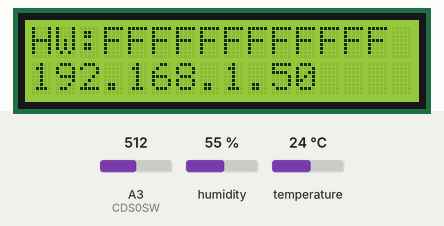
Recording of a sketch running on a simulated Arduino Mega 2560, built with avr-gcc and run on an emulated ATmega2560. Shown: 16×2 character LCD. Inputs (shaded band) come from the test bench; at power-on: humidity 55 %, temperature 24 °C, A3 (CDS0SW) = 512. WiFi joins after 1.5 s; servers stay silent unless stated; what the sketch prints to the serial monitor is not drawn.

Above: at 4.8 s.
4.9 s: humidity set to 22 %
At 13.3 s:
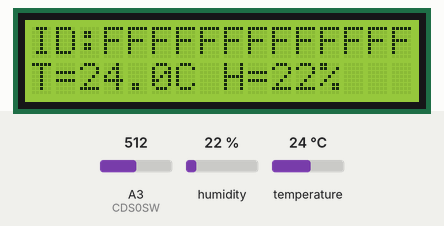
14.2 s: temperature set to 12 °C
At 23.9 s:
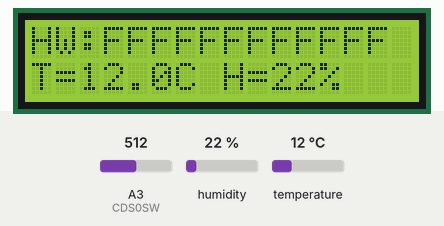
24.2 s: humidity set to 40 %
At 33.9 s:
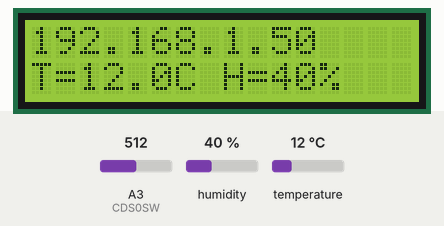
34.2 s: temperature set to 19 °C
At 43.9 s:
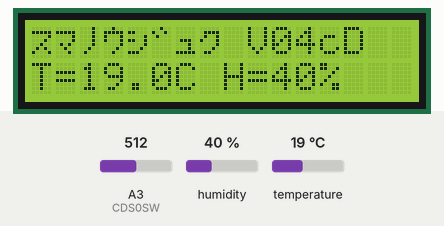
Timing chart, 0 to 45.2 s (numbered marks = the images above; inputs shaded):
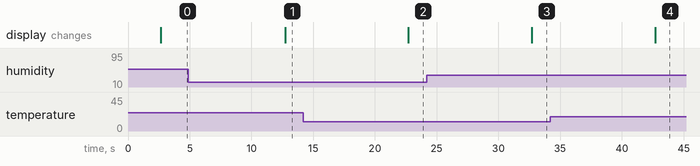

The sketch:

main.ino
```cpp
// (licence header left out)
#include <stdio.h>
#include <SPI.h>
#include <Ethernet2.h>
#include <EthernetUdp2.h> // UDP library from: bjoern@cs.stanford.edu 12/30/2008
#include <avr/pgmspace.h>
#include <avr/wdt.h>
#include <EEPROM.h>
#include "LiquidCrystal_I2C.h"
#include <Wire.h>
#include <Adafruit_I2CDevice.h>
#include <Adafruit_I2CRegister.h>
#include <Adafruit_SHT31.h>

uint8_t mcusr_mirror __attribute__ ((section (".noinit")));
void get_mcusr(void)     \
  __attribute__((naked)) \
  __attribute__((section(".init3")));
void get_mcusr(void) {
  mcusr_mirror = MCUSR;
  MCUSR = 0;
  wdt_disable();
}

#define  UECS_PORT  16520
#define  pUECSID      0
#define  pMACADDR     6
#define  pINAIRTEMP  16
#define  pINAIRHUMID 33
#define  pINILLUMI   51
#define  pCND        0x43
#define  delayMillis 5000UL // 5sec
#define  CDS0        A0
#define  CDS0SW      A3

const char VERSION[16] PROGMEM = "\xbd\xcf\xc9\xb3\xbc\xde\xad\xb8 V04cD";

char uecsid[6], uecstext[180],strIP[16],linebuf[80];
byte lineptr = 0;
int  sht31addr = 0x44;  // Default SHT31 I2C Address
unsigned long cndVal;   // CCM cnd Value
bool enableHeater = false;
char api[] = "api.smart-agri.jp";

/////////////////////////////////////
// Hardware Define
/////////////////////////////////////

LiquidCrystal_I2C lcd(0x27,16,2);  // set the LCD address to 0x27 for a 16 chars and 2 line display
char lcdtext[6][17];

Adafruit_SHT31 sht31 = Adafruit_SHT31();

byte macaddr[6];
IPAddress localIP,broadcastIP,subnetmaskIP,remoteIP;
EthernetUDP Udp16520; //,Udp16529;
EthernetClient EthClient; // GIS Client

volatile int period1sec = 0;
volatile int period10sec = 0;
volatile int period60sec = 0;

void setup(void) {
  int i;
  const char *ids PROGMEM = "%s:%02X%02X%02X%02X%02X%02X";
  extern void lcdout(int,int,int);

  cndVal = 0L;    // Reset cnd value
  lcd.init();
  lcd.backlight();
  configure_wdt();
  pinMode(2,INPUT_PULLUP);
  pinMode(CDS0,INPUT_PULLUP);
  pinMode(CDS0SW,INPUT_PULLUP);
  EEPROM.get(pUECSID,uecsid);
  EEPROM.get(pMACADDR,macaddr);
  for(i=0;i<16;i++) {
    lcdtext[0][i] = pgm_read_byte(&(VERSION[i]));
  }
  lcdtext[0][i] = 0;
  sprintf(lcdtext[1],ids,"ID",
          uecsid[0],uecsid[1],uecsid[2],uecsid[3],uecsid[4],uecsid[5]);
  lcdout(0,1,1);
  Serial.begin(115200);
  Serial.println(lcdtext[0]);
  Serial.println("ST1"); // SHT31 test
  if (! sht31.begin(sht31addr)) {   // Set to 0x45 for alternate i2c addr
    Serial.println(F("ET1"));       // NO SHT31 at 0x44
    for(i=0;i<10;i++) {
      delay(100);
      if (sht31.begin(sht31addr)) {
        Serial.println(F("ST2"));    // SHT31 at 0x44
        break;
      }
    }
    if (i==10) {
      Serial.println(F("ET2")); // NOT FOUND SHT31 SKIP
      strcpy(lcdtext[3],"NO SHT31 SKIP   ");
      lcdout(0,3,0);
      sht31addr = 0;
      cndVal |= 0x01000000;   // cnd:Alert=1
    }
  }
  delay(500);
  if (analogRead(CDS0SW)<100) {
    strcpy(lcdtext[3],"CDS PRESENT     ");
    lcdout(0,3,0);
  }
  delay(500);
  Ethernet.init(10);
  if (Ethernet.begin(macaddr)==0) {
    sprintf(lcdtext[1],"NFL");
  } else {
    localIP = Ethernet.localIP();
    subnetmaskIP = Ethernet.subnetMask();
    for(i=0;i<4;i++) {
      broadcastIP[i] = ~subnetmaskIP[i]|localIP[i];
    }
    sprintf(lcdtext[2],ids,"HW",
            macaddr[0],macaddr[1],macaddr[2],macaddr[3],macaddr[4],macaddr[5]);
    sprintf(strIP,"%d.%d.%d.%d",localIP[0],localIP[1],localIP[2],localIP[3]);
    sprintf(lcdtext[3],"%s",strIP);
    lcdout(2,3,1);
    Udp16520.begin(16520);
  }
  wdt_reset();
  cndVal |= 0x00000001;  // Setup completed
  delay(1000);
  //
  // Setup Timer1 Interrupt
  //
  TCCR1A  = 0;
  TCCR1B  = 0;
  TCCR1B |= (1 << WGM12) | (1 << CS12) | (1 << CS10);  //CTCmode //prescaler to 1024
  OCR1A   = 15625-1;
  TIMSK1 |= (1 << OCIE1A);
}

/////////////////////////////////
// Reset Function goto Address 0
/////////////////////////////////
void(*resetFunc)(void) = 0;

extern void lcdout(int,int,int);
extern int setParam(char *);
extern void dumpLowCore(void);

#define CCMFMT "<?xml version=\"1.0\"?><UECS ver=\"1.00-E10\"><DATA type=\"%s.mIC\" room=\"%d\" region=\"%d\" order=\"%d\" priority=\"%d\">%s</DATA><IP>%s</IP></UECS>";
//char *ids = "%s:%02X%02X%02X%02X%02X%02X";

int dk=0;
void UserEvery10Seconds(void) {
  extern void lcdout(int,int,int);
  char *xmlDT PROGMEM = CCMFMT;
  char name[10],dname[11],val[6];
  int ia,cdsv;
  wdt_reset();
  if (sht31addr>0) {
    //      ther = sht31.readTemperature();
    ia = pINAIRTEMP;
    getSHTdata(&val[0],pINAIRTEMP,0);  // 整数型にしない
    //     Serial.println(val);
    sprintf(linebuf,"T=%sC",val);
    uecsSendData(pINAIRTEMP,xmlDT,val,10);
    getSHTdata(&val[0],pINAIRHUMID,0);  // 整数型
    uecsSendData(pINAIRHUMID,xmlDT,val,10);
    sprintf(lcdtext[4],"%s H=%s%%",linebuf,val);
  } else {
    strcpy(lcdtext[4],("NO SHT SENSOR"));
  }
  if (analogRead(CDS0SW)<100) {
    cdsv = 1023 - analogRead(CDS0);
    sprintf(&val[0],"%d",cdsv);
    sprintf(lcdtext[5],"ILL=%d",cdsv);
    uecsSendData(pINILLUMI,xmlDT,val,10);
  }
  Serial.print("@");
}

void lcd_display_loop(void) {
  dk++;
  Serial.print("=");
  Serial.print(dk);
  Serial.print("=");
  switch(dk) {
  case 3:
    if (analogRead(CDS0SW)>=100) {
      lcdout(3,4,1);
      dk = -1;
    }
    break;
  case 4:
    if (analogRead(CDS0SW)<100) {
      lcdout(4,5,1);
    }
    break;
  case 5:
    dk = 0;
    lcdout(0,4,1);
    break;
  default:
    lcdout(dk,4,1);
  }
}


/////////////////////////////////
void loop() {
  static int k=0;
  int i,ia,ta,tb,cdsv;
  byte room,region,priority,interval;
  int  order;
  int  inchar ;
  float ther,humi;
  char name[10],dname[11],val[6];

  //  extern void lcdout(int,int,int);
  //  extern int setParam(char *);
  //  extern void dumpLowCore(void);

  char *xmlDT PROGMEM = CCMFMT;
  const char *ids PROGMEM = "%s:%02X%02X%02X%02X%02X%02X";

   wdt_reset();
   // 10 sec interval
   if (period10sec==1) {
     UserEvery10Seconds();
     lcd_display_loop();
     period10sec=0;
     //wdt_reset();
     // if (sht31addr>0) {
     //   //      ther = sht31.readTemperature();
     //   ia = pINAIRTEMP;
     //   getSHTdata(&val[0],pINAIRTEMP,0);  // 整数型にしない
     //   //     Serial.println(val);
     //   sprintf(linebuf,"T=%sC",val);
     //   uecsSendData(pINAIRTEMP,xmlDT,val);
     //   getSHTdata(&val[0],pINAIRHUMID,0);  // 整数型
     //   uecsSendData(pINAIRHUMID,xmlDT,val);
     //   sprintf(lcdtext[4],"%s H=%s%%",linebuf,val);
     // } else {
     //   strcpy(lcdtext[4],("NO SHT SENSOR"));
     // }
     // // INILLUMI(CdS) Presents
     // if (analogRead(CDS0SW)<100) {
     //   cdsv = 1023 - analogRead(CDS0);
     //   sprintf(&val[0],"%d",cdsv);
     //   sprintf(lcdtext[5],"ILL=%d",cdsv);
     //   uecsSendData(pINILLUMI,xmlDT,val);
     // }
     // k++;
     // switch(k) {
     // case 3:
     //   if (analogRead(CDS0SW)>=100) {
     //     lcdout(3,4,1);
     //     k = -1;
     //   }
     //   break;
     // case 4:
     //   if (analogRead(CDS0SW)<100) {
     //     lcdout(4,5,1);
     //   }
     //   break;
     // case 5:
     //   k = 0;
     //   lcdout(0,4,1);
     //   break;
     // default:
     //   lcdout(k,4,1);
     // }
   }
   // 1 min interval
   if (period60sec==1) {
     period60sec = 0;
     wdt_reset();
     if (sht31addr>0) {
       getSHTdata(&val[0],pINAIRTEMP,1); // 小数点下1桁の整数型
       ia = gisSendData(pINAIRTEMP,16,val);
       switch(ia) {
       case 0:
         cndVal &= 0xffcffeff; //
         break;
       case 1:
         cndVal |= 0x00100100; // Not connect to Server
         break;
       case 2:
         cndVal |= 0x00200100; // Server response timeout
         break;
       }
       wdt_reset();
       getSHTdata(&val[0],pINAIRHUMID,0); // 整数型
       ia = gisSendData(pINAIRHUMID,17,val);
       switch(ia) {
       case 0:
         cndVal &= 0xffcffdff; //
         break;
       case 1:
         cndVal |= 0x00100200; // Not connect to Server
         break;
       case 2:
         cndVal |= 0x00200200; // Server response timeout
         break;
       }
       cndVal &= 0xffffff0f;  // Reset maintain code
       ia = Ethernet.maintain();
       if (ia!=0) {
         cndVal |= ((ia << 4) & 0xf0);
       }
     }
     if (analogRead(CDS0SW)<100) {
       cdsv = 1023 - analogRead(CDS0);
       sprintf(&val[0],"%d",cdsv);
       ia = gisSendData(pINILLUMI,261,val);
       wdt_reset();
     }
   }
   // 1 sec interval
   //if (period1sec==1) {
     // period1sec = 0;
     // ia = pCND;
     // sprintf(val,"%u",cndVal);
     // uecsSendData(ia,xmlDT,val);
     // cndVal &= 0xfffffffe;            // Clear setup completed flag
   //}
   wdt_reset();
}

ISR(TIMER1_COMPA_vect) {
  static byte cnt10,cnt60;
  cnt10++;
  cnt60++;
  period1sec = 1;
  UserEverySecond();
  if (cnt10 >= 10) {
    cnt10 = 0;
    period10sec = 1;
  }
  if (cnt60 >= 60) {
    cnt60 = 0;
    period60sec = 1;
    UserEveryMinute();
  }
}


void configure_wdt(void) {
  cli();                           // disable interrupts for changing the registers
  MCUSR = 0;                       // reset status register flags
                                   // Put timer in interrupt-only mode:
  WDTCSR |= 0b00011000;            // Set WDCE (5th from left) and WDE (4th from left) to enter config mode,
                                   // using bitwise OR assignment (leaves other bits unchanged).
  WDTCSR =  0b00001000 | 0b100001; // clr WDIE: interrupt enabled
                                   // set WDE: reset disabled
                                   // and set delay interval (right side of bar) to 8 seconds
  sei();                           // re-enable interrupts
                                   // reminder of the definitions for the time before firing
                                   // delay interval patterns:
                                   //  16 ms:     0b000000
                                   //  500 ms:    0b000101
                                   //  1 second:  0b000110
                                   //  2 seconds: 0b000111
                                   //  4 seconds: 0b100000
                                   //  8 seconds: 0b100001
}

void uecsSendData(int a,char *xmlDT,char *val,int z) {
  byte room,region,priority,interval;
  int  order,i;
  char name[10],dname[11]; // ,val[6];
  EEPROM.get(a+0x01,room);
  EEPROM.get(a+0x02,region);
  EEPROM.get(a+0x03,order);
  EEPROM.get(a+0x05,priority);
  EEPROM.get(a+0x06,interval);
  EEPROM.get(a+0x07,name);
  for(i=0;i<10;i++) {
    dname[i] = name[i];
    if (name[i]==NULL) break;
  }
  dname[i] = NULL;
  sprintf(uecstext,xmlDT,dname,room,region,order,priority+z,val,strIP);
  Udp16520.beginPacket(broadcastIP,16520);
  Udp16520.write(uecstext);
  Udp16520.endPacket();
}

byte gisSendData(int a,int sk,char *val) {
  int connectLoop = 0;
  int inChar;
  char headline[20];
  const char *gisDT PROGMEM = "M=%02X%02X.%02X%02X.%02X%02X&I=%d&P=%d&V=%s&RM=%d&RE=%d&OD=%d&PR=%d&TP=%s.mIC";
  byte room,region,priority,interval;
  int  order,i;
  char name[10],dname[11];
  return 0;
  lcd.setCursor(15,1);
  lcd.print("W");
  EEPROM.get(a+0x01,room);
  EEPROM.get(a+0x02,region);
  EEPROM.get(a+0x03,order);
  EEPROM.get(a+0x05,priority);
  EEPROM.get(a+0x06,interval);
  EEPROM.get(a+0x07,name);
  for(i=0;i<10;i++) {
    dname[i] = name[i];
    if (name[i]==NULL) break;
  }
  dname[i] = NULL;

  wdt_reset();
  sprintf(linebuf,gisDT,macaddr[0],macaddr[1],macaddr[2],macaddr[3],macaddr[4],macaddr[5],
          order,sk,val,room,region,order,priority,dname);
  EthClient.stop();
  if (EthClient.connect(api,80)) {
    EthClient.println(F("POST /farmem/rx/rxdata.php HTTP/1.1"));
    EthClient.println(F("Host: api.smart-agri.jp"));
    EthClient.println(F("Connection: close\r\nContent-Type: application/x-www-form-urlencoded"));
    sprintf(headline,"Content-Length: %u\r\n",strlen(linebuf));
    EthClient.println(headline);
    EthClient.print(linebuf);
  } else {
    Serial.println(F("SISE"));
    lcd.setCursor(15,1);
    lcd.print("E");
    return 1;
  }
  while(EthClient.connected()) {
    wdt_reset();
    while(EthClient.available()) {
      inChar = EthClient.read();
      connectLoop = 0;
    }
    delay(1);
    connectLoop++;
    wdt_reset();
    if(connectLoop > delayMillis) {
      lcd.setCursor(15,1);
      lcd.print("T");
      EthClient.stop();
      return 2;
    }
  }
  EthClient.stop();
  lcd.setCursor(15,1);
  lcd.print(" ");
  return 0;
}

void getSHTdata(char *v,int a,int f) {
  float fv;
  int ta,tb;
  switch(a) {
  case pINAIRTEMP:
    fv = sht31.readTemperature();
    if (f==0) {
      ta = (int)fv;
      tb = round((double)((fv-ta)*10));
      if (tb>=10.0) {
        ta++;
        tb-=10;
      }
      sprintf(v,"%d.%01d",ta,tb);
    } else {
      ta = round(fv*pow(10.0,f)) ; // f=2ならば、100倍する
      sprintf(v,"%d",ta);
    }
    break;
  case pINAIRHUMID:
    fv = sht31.readHumidity();
    sprintf(v,"%d",(int)fv);
    break;
  }
}

void UserEverySecond(void) {
  static byte a=0 ;
  char val[6];
  int ia;
  char *xmlDT PROGMEM = CCMFMT;
  if (a>9) {
    a=0;
  }
  Serial.print(a);
  a++;
  period1sec = 0;
  ia = pCND;
  sprintf(val,"%u",cndVal);
  uecsSendData(ia,xmlDT,val,0);
  cndVal &= 0xfffffffe;            // Clear setup completed flag
}

void UserEveryMinute(void) {
  static byte a=0 ;
  char *xmlDT PROGMEM = CCMFMT;
  if (a>9) {
    a=0;
  }
  Serial.print("*");
  Serial.println(a);
  a++;
}
```

lcdout.ino
```cpp
void lcdout(int l1,int l2,int cl) {
  if (cl!=0) {
    lcd.clear();
  }
  lcd.setCursor(0,0);
  lcd.print(lcdtext[l1]);
  lcd.setCursor(0,1);
  lcd.print(lcdtext[l2]);
}
```

Measured:
- after the input at 4.9 s, the display: changes after 7.8 s (image 1)
- after the input at 14.2 s, the display: changes after 8.5 s (image 2)
- after the input at 24.2 s, the display: changes after 8.5 s (image 3)
- after the input at 34.2 s, the display: changes after 8.5 s (image 4)
